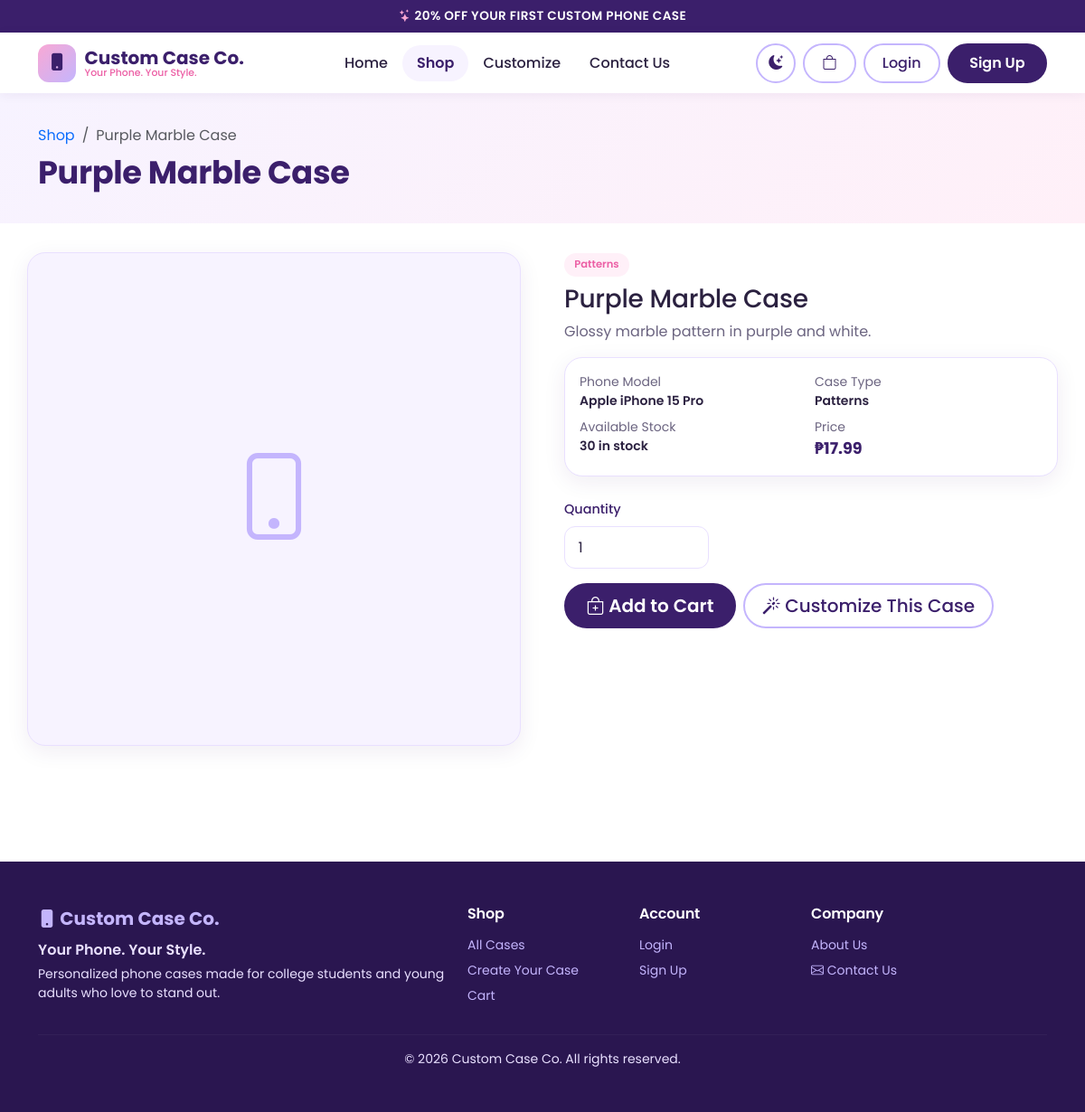
The app's page /product.php?id=3 with its own data.
### tables this page shows
CREATE TABLE products (
  id INT UNSIGNED AUTO_INCREMENT PRIMARY KEY,
  category_id INT UNSIGNED NOT NULL,
  phone_model_id INT UNSIGNED NULL,           
  name VARCHAR(150) NOT NULL,
  description TEXT NULL,
  price DECIMAL(10,2) NOT NULL,
  stock INT UNSIGNED NOT NULL DEFAULT 0,
  image VARCHAR(255) NULL,                    
  is_featured TINYINT(1) NOT NULL DEFAULT 0,
  is_active TINYINT(1) NOT NULL DEFAULT 1,
  created_at TIMESTAMP NOT NULL DEFAULT CURRENT_TIMESTAMP,
  updated_at TIMESTAMP NOT NULL DEFAULT CURRENT_TIMESTAMP ON UPDATE CURRENT_TIMESTAMP,
  CONSTRAINT chk_product_price CHECK (price >= 0),
  CONSTRAINT fk_products_category FOREIGN KEY (category_id)
    REFERENCES categories(id) ON DELETE RESTRICT ON UPDATE CASCADE,
  CONSTRAINT fk_products_model FOREIGN KEY (phone_model_id)
    REFERENCES phone_models(id) ON DELETE SET NULL ON UPDATE CASCADE,
  INDEX idx_products_active (is_active),
  INDEX idx_products_name (name)
);

CREATE TABLE categories (
  id INT UNSIGNED AUTO_INCREMENT PRIMARY KEY,
  name VARCHAR(80) NOT NULL UNIQUE,
  description VARCHAR(255) NULL,
  is_active TINYINT(1) NOT NULL DEFAULT 1,
  created_at TIMESTAMP NOT NULL DEFAULT CURRENT_TIMESTAMP
);

CREATE TABLE phone_brands (
  id INT UNSIGNED AUTO_INCREMENT PRIMARY KEY,
  name VARCHAR(50) NOT NULL UNIQUE,
  is_active TINYINT(1) NOT NULL DEFAULT 1
);

CREATE TABLE phone_models (
  id INT UNSIGNED AUTO_INCREMENT PRIMARY KEY,
  brand_id INT UNSIGNED NOT NULL,
  name VARCHAR(100) NOT NULL,
  is_active TINYINT(1) NOT NULL DEFAULT 1,
  created_at TIMESTAMP NOT NULL DEFAULT CURRENT_TIMESTAMP,
  UNIQUE KEY uq_brand_model (brand_id, name),
  CONSTRAINT fk_models_brand FOREIGN KEY (brand_id)
    REFERENCES phone_brands(id) ON DELETE CASCADE ON UPDATE CASCADE
);

### includes/functions.php (called while the page is built, shortened)
<?php
function e($value)
{
    return htmlspecialchars((string)$value, ENT_QUOTES, 'UTF-8');
}
function format_price($amount)
{
    return '₱' . number_format((float)$amount, 2);
}

### product.php (the view, shortened to what this page needs)
<?php
require_once 'config/database.php';
require_once 'includes/functions.php';
$id = $_GET['id'] ?? '';
$id = (int)$id;
$stmt = $pdo->prepare(
    "SELECT p.id, p.name, p.description, p.price, p.stock, p.image,
            c.name AS category_name,
            m.id AS model_id, m.name AS model_name, b.name AS brand_name
     FROM products p
     JOIN categories c ON c.id = p.category_id
     LEFT JOIN phone_models m ON m.id = p.phone_model_id
     LEFT JOIN phone_brands b ON b.id = m.brand_id
     WHERE p.id = :id AND p.is_active = 1"
);
$stmt->execute([':id' => $id]);
$product = $stmt->fetch();
require_once 'includes/header.php';
$inStock  = $product['stock'] > 0;
$maxQty   = min($product['stock'], 10);
?>
<div class="cc-page-header">
  <div class="container">
    <nav aria-label="breadcrumb">
      <ol class="breadcrumb mb-2 small">
        <li class="breadcrumb-item"><a href="<?= BASE_URL ?>/shop.php">Shop</a></li>
        <li class="breadcrumb-item active" aria-current="page"><?= e($product['name']) ?></li>
      </ol>
    </nav>
    <h1><?= e($product['name']) ?></h1>
  </div>
</div>
<div class="container cc-section pt-0">
  <div class="row g-5">
    <div class="col-lg-6">
      <div class="cc-card cc-product-img" style="border-radius: var(--cc-radius); aspect-ratio: 1/1;">
        <?php if ($product['image']): ?>
          <img src="<?= BASE_URL ?>/uploads/products/<?= e($product['image']) ?>" alt="<?= e($product['name']) ?>">
        <?php else: ?>
          <i class="bi bi-phone" style="font-size: 6rem;"></i>
        <?php endif; ?>
      </div>
    </div>
    <div class="col-lg-6">
      <span class="cc-tag mb-2 d-inline-block"><?= e($product['category_name']) ?></span>
      <h2 class="h3"><?= e($product['name']) ?></h2>
      <p class="text-muted mb-3">
        <?= $product['description'] ? nl2br(e($product['description'])) : 'No description provided for this case.' ?>
      </p>
      <div class="cc-card p-3 mb-4">
        <div class="row g-2 small">
          <div class="col-6">
            <span class="text-muted d-block">Phone Model</span>
            <span class="fw-semibold">
              <?= $product['model_name'] ? e($product['brand_name'] . ' ' . $product['model_name']) : 'Universal fit' ?>
            </span>
          </div>
          <div class="col-6">
            <span class="text-muted d-block">Case Type</span>
            <span class="fw-semibold"><?= e($product['category_name']) ?></span>
          </div>
          <div class="col-6">
            <span class="text-muted d-block">Available Stock</span>
            <span class="fw-semibold">
              <?= $inStock ? (int)$product['stock'] . ' in stock' : 'Out of stock' ?>
            </span>
          </div>
          <div class="col-6">
            <span class="text-muted d-block">Price</span>
            <span class="cc-price"><?= format_price($product['price']) ?></span>
          </div>
        </div>
      </div>
      <?php if ($inStock): ?>
        <form action="<?= BASE_URL ?>/actions/card-add.php" method="post" data-once class="mb-3">
          <label class="form-label" for="quantity">Quantity</label>
          <div class="d-flex align-items-center gap-2 mb-3" style="max-width: 160px;">
            <select class="form-select" id="quantity" name="quantity">
              <?php for ($i = 1; $i <= $maxQty; $i++): ?>
                <option value="<?= $i ?>"><?= $i ?></option>
              <?php endfor; ?>
            </select>
          </div>
          <div class="d-flex flex-wrap gap-2">
            <button type="submit" class="btn btn-cc-primary btn-lg">
              <i class="bi bi-bag-plus"></i> Add to Cart
            </button>
            <a href="<?= BASE_URL ?>/customize.php<?= $product['model_id'] ? '?model=' . (int)$product['model_id'] : '' ?>"
               class="btn btn-cc-outline btn-lg">
              <i class="bi bi-magic"></i> Customize This Case
            </a>
          </div>
        </form>
      <?php endif; ?>
    </div>
  </div>
</div>
<?php require_once 'includes/footer.php'; ?>

### assets/css/style.css (style rules this page uses)
:root { --cc-purple-dark: #3b1f6b; --cc-purple: #7c4dcc; --cc-purple-pastel: #c4b5fd; --cc-pink: #f9a8d4; --cc-pink-dark: #ec5fa5; --cc-lavender-bg: #f7f3ff; --cc-pink-bg: #fff0f8; --cc-white: #ffffff; --cc-text: #2b2140; --cc-muted: #6b6480; --cc-border: #e9e0ff; --cc-radius: 20px; --cc-radius-sm: 12px; --cc-shadow: 0 6px 24px rgba(59, 31, 107, .08); --cc-shadow-hover: 0 12px 32px rgba(59, 31, 107, .16); --cc-gradient: linear-gradient(135deg, var(--cc-pink), var(--cc-purple-pastel)); --primary: var(--cc-purple-dark); --primary-dark: #2a1650; --secondary: var(--cc-pink-dark); --accent: var(--cc-purple-pastel); --background: var(--cc-white); --surface: #ffffff; --text: var(--cc-text); --text-muted: var(--cc-muted); --border: var(--cc-border); --shadow: var(--cc-shadow); --radius: var(--cc-radius); --bs-body-font-family: 'Poppins', system-ui, sans-serif; --bs-body-color: var(--cc-text); --bs-link-color: var(--cc-purple); --bs-link-hover-color: var(--cc-pink-dark); --bs-border-color: var(--cc-border); }
body { font-family: var(--bs-body-font-family); color: var(--text); background: var(--background); -webkit-font-smoothing: antialiased; transition: background-color .25s ease, color .25s ease; }
h1, h2, h3, h4, h5, h6 { font-weight: 700; color: var(--primary); letter-spacing: -.01em; }
a { text-decoration: none; transition: color .2s; }
.text-muted { color: var(--text-muted) !important; }
.btn { transition: transform .2s, box-shadow .2s, background-color .2s, color .2s, border-color .2s; }
.btn-cc-primary { background: var(--primary); color: #fff; border: 2px solid var(--primary); border-radius: 50px; padding: .5rem 1.4rem; font-weight: 600; }
.btn-cc-outline { background: transparent; color: var(--primary); border: 2px solid var(--accent); border-radius: 50px; padding: .5rem 1.2rem; font-weight: 500; }
.cc-card { border: 1px solid var(--border); border-radius: var(--radius); background: var(--surface); box-shadow: var(--shadow); transition: background-color .25s, border-color .25s; }
.cc-product-img { aspect-ratio: 1 / 1; background: var(--cc-lavender-bg); display: flex; align-items: center; justify-content: center; color: var(--accent); font-size: 3rem; overflow: hidden; }
.cc-price { color: var(--primary); font-weight: 700; font-size: 1.1rem; }
.cc-tag { display: inline-block; background: var(--cc-pink-bg); color: var(--cc-pink-dark); font-size: .72rem; font-weight: 600; padding: .25rem .7rem; border-radius: 50px; }
.form-label { font-weight: 500; font-size: .9rem; color: var(--primary); }
.form-control, .form-select { border-radius: var(--cc-radius-sm); border: 1.5px solid var(--border); padding: .65rem .9rem; background: var(--surface); color: var(--text); }
.cc-section { padding: 4rem 0; }
.cc-page-header { background: linear-gradient(135deg, var(--cc-lavender-bg), var(--cc-pink-bg)); padding: 2.2rem 0; margin-bottom: 2rem; }
.cc-page-header h1 { font-size: clamp(1.6rem, 3.5vw, 2.2rem); margin: 0; }
html, body, .cc-navbar, .cc-card, .card, .form-control, .form-select, .dropdown-menu, .modal-content, .cc-footer, .cc-hero, .cc-page-header { transition: background-color .25s ease, color .25s ease, border-color .25s ease, box-shadow .25s ease; }
html, body, .cc-navbar, .card, .cc-card, .form-control, .form-select, .dropdown-menu, .modal-content, .cc-footer, .cc-hero, .cc-page-header { transition: background-color .25s ease, color .25s ease, border-color .25s ease, box-shadow .25s ease; }

### records on screen
products: name "Purple Marble Case", category.name "Patterns", description "Glossy marble pattern in purple and white.", phone_brands.name "Apple iPhone 15 Pro", stock "30", price "₱17.99"

### other values on screen
SITE_TAGLINE "Your Phone. Your Style."
form field quantity "1"
